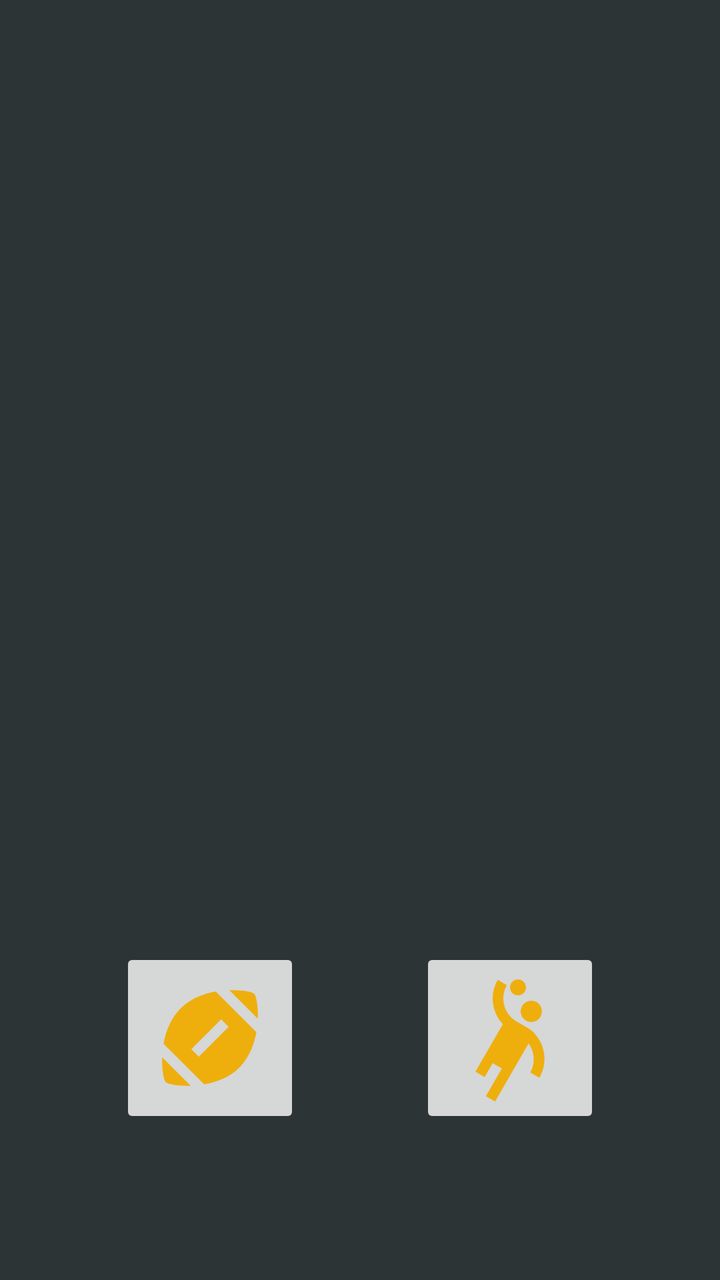
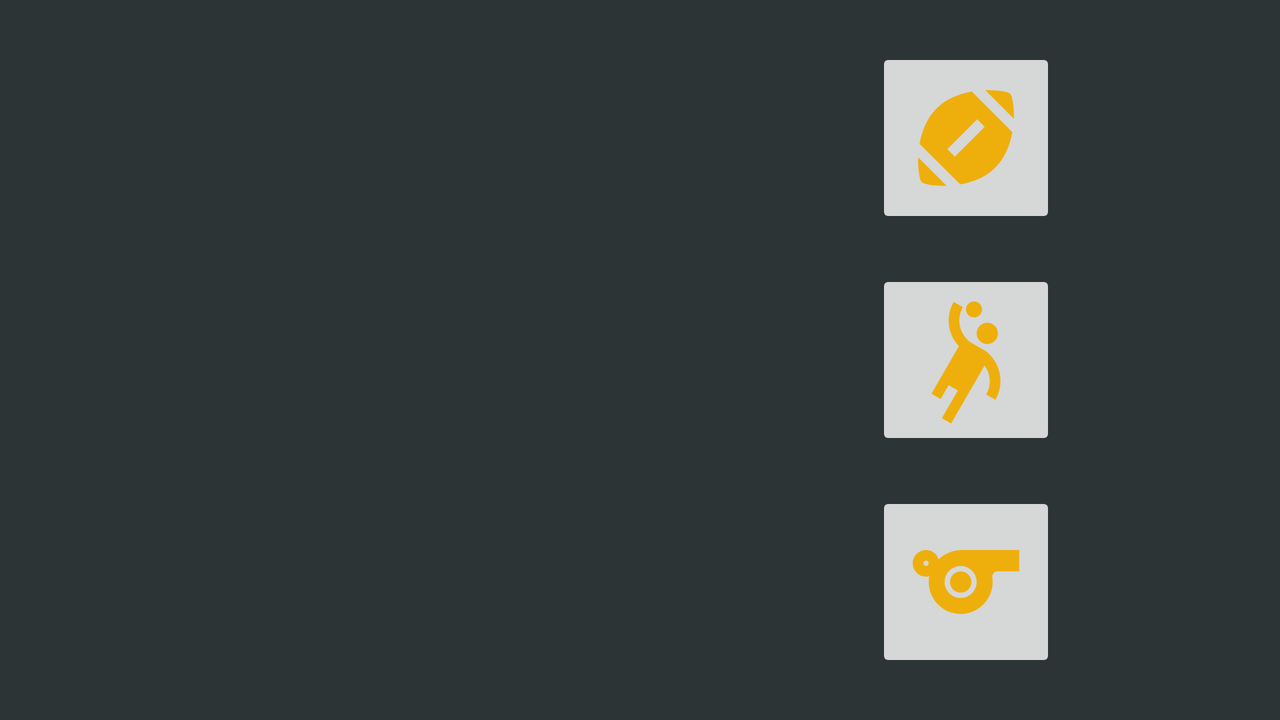

Compare how this app lays out the same screen by default and in its alternative resource folder. The renders come first, then the two layout files and the values they reference.
<!-- AndroidManifest.xml: application theme Theme.SportsHCI -->
<!-- res/layout/fragment_home.xml -->
<?xml version="1.0" encoding="utf-8"?>
<androidx.constraintlayout.widget.ConstraintLayout xmlns:android="http://schemas.android.com/apk/res/android"
    xmlns:app="http://schemas.android.com/apk/res-auto"
    xmlns:tools="http://schemas.android.com/tools"
    android:layout_width="match_parent"
    android:layout_height="match_parent"
    tools:context=".HomeFragment"
    android:background="@color/dracula_orchid">

    

    <ImageView
        android:id="@+id/imageView"
        android:layout_width="0dp"
        android:layout_height="0dp"
        android:src="@drawable/sport"
        app:layout_constraintBottom_toTopOf="@+id/athletesBtn"
        app:layout_constraintEnd_toEndOf="parent"
        app:layout_constraintHorizontal_bias="1.0"
        app:layout_constraintStart_toStartOf="parent"
        app:layout_constraintTop_toTopOf="parent"
        app:layout_constraintVertical_bias="0.0" />

    <ImageButton
        android:id="@+id/athletesBtn"
        android:layout_width="90dp"
        android:layout_height="90dp"
        android:layout_gravity="bottom"
        android:layout_marginBottom="76dp"
        android:src="@drawable/ic_athletes_foreground"
        app:layout_constraintBottom_toBottomOf="parent"
        app:layout_constraintEnd_toEndOf="parent"
        app:layout_constraintStart_toEndOf="@+id/sportsBtn" />

    <ImageButton
        android:id="@+id/sportsBtn"
        android:layout_width="90dp"
        android:layout_height="90dp"
        android:layout_gravity="bottom"
        android:layout_marginBottom="76dp"
        android:rotationX="0"
        android:src="@drawable/ic_sports_foreground"
        app:layout_constraintBottom_toBottomOf="parent"
        app:layout_constraintEnd_toStartOf="@+id/athletesBtn"
        app:layout_constraintStart_toStartOf="parent" />


</androidx.constraintlayout.widget.ConstraintLayout>
<!-- resources referenced by this layout -->
<resources>
  <color name="dracula_orchid">#2d3436</color>
  <!-- drawable ic_athletes_foreground (drawable) -->
  <vector xmlns:android="http://schemas.android.com/apk/res/android"
      android:width="108dp"
      android:height="108dp"
      android:viewportWidth="108"
      android:viewportHeight="108"
      android:tint="#EEAF0D">
    <group android:scaleX="2.6622"
        android:scaleY="2.6622"
        android:translateX="22.0536"
        android:translateY="22.0536">
      <path
          android:fillColor="@android:color/white"
          android:pathData="M14.27,6C13.72,6.95 14.05,8.18 15,8.73c0.95,0.55 2.18,0.22 2.73,-0.73c0.55,-0.95 0.22,-2.18 -0.73,-2.73C16.05,4.72 14.82,5.05 14.27,6z"/>
      <path
          android:fillColor="@android:color/white"
          android:pathData="M15.84,10.41c0,0 -1.63,-0.94 -2.6,-1.5c-2.38,-1.38 -3.2,-4.44 -1.82,-6.82l-1.73,-1C8.1,3.83 8.6,7.21 10.66,9.4l-5.15,8.92l1.73,1l1.5,-2.6l1.73,1l-3,5.2l1.73,1l6.29,-10.89c1.14,1.55 1.33,3.69 0.31,5.46l1.73,1C19.13,16.74 18.81,12.91 15.84,10.41z"/>
      <path
          android:fillColor="@android:color/white"
          android:pathData="M12.75,3.8c0.72,0.41 1.63,0.17 2.05,-0.55c0.41,-0.72 0.17,-1.63 -0.55,-2.05c-0.72,-0.41 -1.63,-0.17 -2.05,0.55C11.79,2.47 12.03,3.39 12.75,3.8z"/>
    </group>
  </vector>
  <!-- drawable ic_sports_foreground (drawable) -->
  <vector xmlns:android="http://schemas.android.com/apk/res/android"
      android:width="108dp"
      android:height="108dp"
      android:viewportWidth="108"
      android:viewportHeight="108"
      android:tint="#EEAF0D">
    <group android:scaleX="2.6622"
        android:scaleY="2.6622"
        android:translateX="22.0536"
        android:translateY="22.0536">
      <path
          android:fillColor="@android:color/white"
          android:pathData="M3.02,15.62c-0.08,2.42 0.32,4.34 0.67,4.69s2.28,0.76 4.69,0.67L3.02,15.62z"/>
      <path
          android:fillColor="@android:color/white"
          android:pathData="M13.08,3.28C10.75,3.7 8.29,4.62 6.46,6.46s-2.76,4.29 -3.18,6.62l7.63,7.63c2.34,-0.41 4.79,-1.34 6.62,-3.18s2.76,-4.29 3.18,-6.62L13.08,3.28zM9.9,15.5l-1.4,-1.4l5.6,-5.6l1.4,1.4L9.9,15.5z"/>
      <path
          android:fillColor="@android:color/white"
          android:pathData="M20.98,8.38c0.08,-2.42 -0.32,-4.34 -0.67,-4.69s-2.28,-0.76 -4.69,-0.67L20.98,8.38z"/>
    </group>
  </vector>
  <style name="Theme.SportsHCI" parent="Theme.MaterialComponents.DayNight.DarkActionBar">
          
          <item name="colorPrimary">@color/purple_500</item>
          <item name="colorPrimaryVariant">@color/purple_700</item>
          <item name="colorOnPrimary">@color/white</item>
          
          <item name="colorSecondary">@color/teal_200</item>
          <item name="colorSecondaryVariant">@color/teal_700</item>
          <item name="colorOnSecondary">@color/black</item>
          
          <item name="android:statusBarColor" tools:targetApi="l">?attr/colorPrimaryVariant</item>
          
      </style>
  <color name="purple_500">#FF6200EE</color>
  <color name="purple_700">#FF3700B3</color>
  <color name="white">#FFFFFFFF</color>
  <color name="teal_200">#FF03DAC5</color>
  <color name="teal_700">#FF018786</color>
  <color name="black">#FF000000</color>
</resources>
<!-- res/layout-land/fragment_home.xml (the repository's variant of the layout above) -->
<!-- drawn on the phone turned sideways -->
<?xml version="1.0" encoding="utf-8"?>
<androidx.constraintlayout.widget.ConstraintLayout xmlns:android="http://schemas.android.com/apk/res/android"
    xmlns:app="http://schemas.android.com/apk/res-auto"
    xmlns:tools="http://schemas.android.com/tools"
    android:layout_width="match_parent"
    android:layout_height="match_parent"
    tools:context=".HomeFragment"
    android:background="@color/dracula_orchid">

    

    <ImageView
        android:id="@+id/imageView"
        android:layout_width="309dp"
        android:layout_height="0dp"
        android:layout_marginTop="16dp"
        android:layout_marginBottom="16dp"
        android:src="@drawable/sport"
        app:layout_constraintBottom_toBottomOf="parent"
        app:layout_constraintEnd_toStartOf="@+id/athletesBtn"
        app:layout_constraintHorizontal_bias="0.455"
        app:layout_constraintStart_toStartOf="parent"
        app:layout_constraintTop_toTopOf="parent"
        app:layout_constraintVertical_bias="0.0" />

    <ImageButton
        android:id="@+id/sportsBtn"
        android:layout_width="90dp"
        android:layout_height="90dp"
        android:layout_gravity="bottom"
        android:layout_marginTop="24dp"
        android:layout_marginEnd="112dp"
        android:layout_marginRight="112dp"
        android:rotationX="0"
        android:src="@drawable/ic_sports_foreground"
        app:layout_constraintEnd_toEndOf="parent"
        app:layout_constraintTop_toTopOf="parent" />

    <ImageButton
        android:id="@+id/matchesBtn"
        android:layout_width="90dp"
        android:layout_height="90dp"
        android:layout_gravity="bottom"
        android:layout_marginEnd="112dp"
        android:layout_marginRight="112dp"
        android:layout_marginBottom="24dp"
        android:src="@drawable/ic_matches_foreground"
        app:layout_constraintBottom_toBottomOf="parent"
        app:layout_constraintEnd_toEndOf="parent" />

    <ImageButton
        android:id="@+id/athletesBtn"
        android:layout_width="90dp"
        android:layout_height="90dp"
        android:layout_gravity="bottom"
        android:layout_marginEnd="112dp"
        android:layout_marginRight="112dp"
        android:src="@drawable/ic_athletes_foreground"
        app:layout_constraintBottom_toTopOf="@+id/matchesBtn"
        app:layout_constraintEnd_toEndOf="parent"
        app:layout_constraintTop_toBottomOf="@+id/sportsBtn" />


</androidx.constraintlayout.widget.ConstraintLayout>
<!-- resources referenced by the variant -->
<!-- as the phone turned sideways resolves them -->
<resources>
  <color name="dracula_orchid">#2d3436</color>
  <!-- drawable ic_matches_foreground (drawable) -->
  <vector xmlns:android="http://schemas.android.com/apk/res/android"
      android:width="108dp"
      android:height="108dp"
      android:viewportWidth="108"
      android:viewportHeight="108"
      android:tint="#EEAF0D">
    <group android:scaleX="2.6622"
        android:scaleY="2.6622"
        android:translateX="22.0536"
        android:translateY="22.0536">
      <path
          android:fillColor="@android:color/white"
          android:pathData="M11.23,6C9.57,6 8.01,6.66 6.87,7.73C6.54,6.73 5.61,6 4.5,6C3.12,6 2,7.12 2,8.5C2,9.88 3.12,11 4.5,11c0.21,0 0.41,-0.03 0.61,-0.08c-0.05,0.25 -0.09,0.51 -0.1,0.78c-0.18,3.68 2.95,6.68 6.68,6.27c2.55,-0.28 4.68,-2.26 5.19,-4.77c0.15,-0.71 0.15,-1.4 0.06,-2.06c-0.09,-0.6 0.38,-1.13 0.99,-1.13H22V6H11.23zM4.5,9C4.22,9 4,8.78 4,8.5C4,8.22 4.22,8 4.5,8S5,8.22 5,8.5C5,8.78 4.78,9 4.5,9zM11,15c-1.66,0 -3,-1.34 -3,-3s1.34,-3 3,-3s3,1.34 3,3S12.66,15 11,15z"/>
      <path
          android:fillColor="@android:color/white"
          android:pathData="M11,12m-2,0a2,2 0,1 1,4 0a2,2 0,1 1,-4 0"/>
    </group>
  </vector>
  <!-- drawable ic_sports_foreground (drawable) -->
  <vector xmlns:android="http://schemas.android.com/apk/res/android"
      android:width="108dp"
      android:height="108dp"
      android:viewportWidth="108"
      android:viewportHeight="108"
      android:tint="#EEAF0D">
    <group android:scaleX="2.6622"
        android:scaleY="2.6622"
        android:translateX="22.0536"
        android:translateY="22.0536">
      <path
          android:fillColor="@android:color/white"
          android:pathData="M3.02,15.62c-0.08,2.42 0.32,4.34 0.67,4.69s2.28,0.76 4.69,0.67L3.02,15.62z"/>
      <path
          android:fillColor="@android:color/white"
          android:pathData="M13.08,3.28C10.75,3.7 8.29,4.62 6.46,6.46s-2.76,4.29 -3.18,6.62l7.63,7.63c2.34,-0.41 4.79,-1.34 6.62,-3.18s2.76,-4.29 3.18,-6.62L13.08,3.28zM9.9,15.5l-1.4,-1.4l5.6,-5.6l1.4,1.4L9.9,15.5z"/>
      <path
          android:fillColor="@android:color/white"
          android:pathData="M20.98,8.38c0.08,-2.42 -0.32,-4.34 -0.67,-4.69s-2.28,-0.76 -4.69,-0.67L20.98,8.38z"/>
    </group>
  </vector>
  <style name="Theme.SportsHCI" parent="Theme.MaterialComponents.DayNight.DarkActionBar">
          
          <item name="colorPrimary">@color/purple_500</item>
          <item name="colorPrimaryVariant">@color/purple_700</item>
          <item name="colorOnPrimary">@color/white</item>
          
          <item name="colorSecondary">@color/teal_200</item>
          <item name="colorSecondaryVariant">@color/teal_700</item>
          <item name="colorOnSecondary">@color/black</item>
          
          <item name="android:statusBarColor" tools:targetApi="l">?attr/colorPrimaryVariant</item>
          
      </style>
  <color name="purple_500">#FF6200EE</color>
  <color name="purple_700">#FF3700B3</color>
  <color name="white">#FFFFFFFF</color>
  <color name="teal_200">#FF03DAC5</color>
  <color name="teal_700">#FF018786</color>
  <color name="black">#FF000000</color>
</resources>
